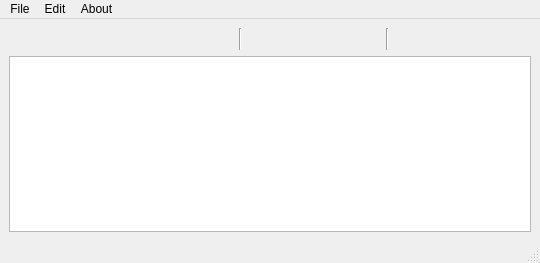
<?xml version="1.0" encoding="UTF-8"?>
<ui version="4.0">
 <class>MainWindow</class>
 <widget class="QMainWindow" name="MainWindow">
  <property name="geometry">
   <rect>
    <x>0</x>
    <y>0</y>
    <width>540</width>
    <height>263</height>
   </rect>
  </property>
  <property name="windowTitle">
   <string>MyNotepad</string>
  </property>
  <property name="windowIcon">
   <iconset resource="myResources.qrc">
    <normaloff>:/icons/icons/AppIcon.png</normaloff>:/icons/icons/AppIcon.png</iconset>
  </property>
  <property name="styleSheet">
   <string notr="true"/>
  </property>
  <widget class="QWidget" name="centralwidget">
   <layout class="QVBoxLayout" name="verticalLayout_2">
    <item>
     <layout class="QVBoxLayout" name="verticalLayout">
      <item>
       <layout class="QHBoxLayout" name="horizontalLayout">
        <item>
         <widget class="QPushButton" name="pushButtonNew">
          <property name="text">
           <string/>
          </property>
          <property name="icon">
           <iconset resource="myResources.qrc">
            <normaloff>:/icons/icons/new.png</normaloff>:/icons/icons/new.png</iconset>
          </property>
          <property name="iconSize">
           <size>
            <width>27</width>
            <height>27</height>
           </size>
          </property>
          <property name="shortcut">
           <string>Ctrl+N</string>
          </property>
          <property name="flat">
           <bool>true</bool>
          </property>
         </widget>
        </item>
        <item>
         <widget class="QPushButton" name="pushButtonOpen">
          <property name="text">
           <string/>
          </property>
          <property name="icon">
           <iconset resource="myResources.qrc">
            <normaloff>:/icons/icons/open-folder.png</normaloff>:/icons/icons/open-folder.png</iconset>
          </property>
          <property name="iconSize">
           <size>
            <width>27</width>
            <height>27</height>
           </size>
          </property>
          <property name="shortcut">
           <string>Ctrl+O</string>
          </property>
          <property name="flat">
           <bool>true</bool>
          </property>
         </widget>
        </item>
        <item>
         <widget class="QPushButton" name="pushButtonSave">
          <property name="text">
           <string/>
          </property>
          <property name="icon">
           <iconset resource="myResources.qrc">
            <normaloff>:/icons/icons/save-file.png</normaloff>:/icons/icons/save-file.png</iconset>
          </property>
          <property name="iconSize">
           <size>
            <width>27</width>
            <height>27</height>
           </size>
          </property>
          <property name="shortcut">
           <string>Ctrl+S</string>
          </property>
          <property name="flat">
           <bool>true</bool>
          </property>
         </widget>
        </item>
        <item>
         <widget class="QPushButton" name="pushButtonSaveAs">
          <property name="text">
           <string/>
          </property>
          <property name="icon">
           <iconset resource="myResources.qrc">
            <normaloff>:/icons/icons/save-file-as.png</normaloff>:/icons/icons/save-file-as.png</iconset>
          </property>
          <property name="iconSize">
           <size>
            <width>27</width>
            <height>27</height>
           </size>
          </property>
          <property name="shortcut">
           <string>Ctrl+Shift+N</string>
          </property>
          <property name="flat">
           <bool>true</bool>
          </property>
         </widget>
        </item>
        <item>
         <widget class="QPushButton" name="pushButtonPrint">
          <property name="text">
           <string/>
          </property>
          <property name="icon">
           <iconset resource="myResources.qrc">
            <normaloff>:/icons/icons/print.png</normaloff>:/icons/icons/print.png</iconset>
          </property>
          <property name="iconSize">
           <size>
            <width>27</width>
            <height>27</height>
           </size>
          </property>
          <property name="shortcut">
           <string>Ctrl+P</string>
          </property>
          <property name="flat">
           <bool>true</bool>
          </property>
         </widget>
        </item>
        <item>
         <widget class="Line" name="line">
          <property name="orientation">
           <enum>Qt::Vertical</enum>
          </property>
         </widget>
        </item>
        <item>
         <widget class="QPushButton" name="pushButtonCopy">
          <property name="text">
           <string/>
          </property>
          <property name="icon">
           <iconset resource="myResources.qrc">
            <normaloff>:/icons/icons/copy.png</normaloff>:/icons/icons/copy.png</iconset>
          </property>
          <property name="iconSize">
           <size>
            <width>27</width>
            <height>27</height>
           </size>
          </property>
          <property name="shortcut">
           <string>Ctrl+C</string>
          </property>
          <property name="flat">
           <bool>true</bool>
          </property>
         </widget>
        </item>
        <item>
         <widget class="QPushButton" name="pushButtonCut">
          <property name="text">
           <string/>
          </property>
          <property name="icon">
           <iconset resource="myResources.qrc">
            <normaloff>:/icons/icons/cut.png</normaloff>:/icons/icons/cut.png</iconset>
          </property>
          <property name="iconSize">
           <size>
            <width>27</width>
            <height>27</height>
           </size>
          </property>
          <property name="shortcut">
           <string>Ctrl+X</string>
          </property>
          <property name="flat">
           <bool>true</bool>
          </property>
         </widget>
        </item>
        <item>
         <widget class="QPushButton" name="pushButtonPast">
          <property name="text">
           <string/>
          </property>
          <property name="icon">
           <iconset resource="myResources.qrc">
            <normaloff>:/icons/icons/paste.png</normaloff>:/icons/icons/paste.png</iconset>
          </property>
          <property name="iconSize">
           <size>
            <width>27</width>
            <height>27</height>
           </size>
          </property>
          <property name="shortcut">
           <string>Ctrl+V</string>
          </property>
          <property name="flat">
           <bool>true</bool>
          </property>
         </widget>
        </item>
        <item>
         <widget class="Line" name="line_2">
          <property name="orientation">
           <enum>Qt::Vertical</enum>
          </property>
         </widget>
        </item>
        <item>
         <widget class="QPushButton" name="pushButtonPast_2">
          <property name="text">
           <string/>
          </property>
          <property name="icon">
           <iconset resource="myResources.qrc">
            <normaloff>:/icons/icons/about.png</normaloff>:/icons/icons/about.png</iconset>
          </property>
          <property name="iconSize">
           <size>
            <width>27</width>
            <height>27</height>
           </size>
          </property>
          <property name="shortcut">
           <string>Ctrl+I</string>
          </property>
          <property name="flat">
           <bool>true</bool>
          </property>
         </widget>
        </item>
        <item>
         <spacer name="horizontalSpacer">
          <property name="orientation">
           <enum>Qt::Horizontal</enum>
          </property>
          <property name="sizeHint" stdset="0">
           <size>
            <width>40</width>
            <height>20</height>
           </size>
          </property>
         </spacer>
        </item>
        <item>
         <widget class="QPushButton" name="Mode">
          <property name="text">
           <string/>
          </property>
          <property name="icon">
           <iconset resource="myResources.qrc">
            <normaloff>:/icons/icons/mode.png</normaloff>:/icons/icons/mode.png</iconset>
          </property>
          <property name="iconSize">
           <size>
            <width>27</width>
            <height>27</height>
           </size>
          </property>
          <property name="flat">
           <bool>true</bool>
          </property>
         </widget>
        </item>
       </layout>
      </item>
      <item>
       <widget class="QTextEdit" name="textEdit"/>
      </item>
     </layout>
    </item>
   </layout>
  </widget>
  <widget class="QMenuBar" name="menubar">
   <property name="geometry">
    <rect>
     <x>0</x>
     <y>0</y>
     <width>540</width>
     <height>17</height>
    </rect>
   </property>
   <widget class="QMenu" name="menuFile">
    <property name="title">
     <string>File</string>
    </property>
    <addaction name="actionNew"/>
    <addaction name="actionOpen"/>
    <addaction name="actionSave"/>
    <addaction name="actionSave_As"/>
    <addaction name="actionPrint"/>
    <addaction name="separator"/>
    <addaction name="actionExit"/>
   </widget>
   <widget class="QMenu" name="menuAbout">
    <property name="title">
     <string>About</string>
    </property>
    <addaction name="actionAbout"/>
   </widget>
   <widget class="QMenu" name="menuEdit">
    <property name="title">
     <string>Edit</string>
    </property>
    <addaction name="actionCopy"/>
    <addaction name="actionCute"/>
    <addaction name="actionPaste"/>
   </widget>
   <addaction name="menuFile"/>
   <addaction name="menuEdit"/>
   <addaction name="menuAbout"/>
  </widget>
  <widget class="QStatusBar" name="statusbar"/>
  <action name="actionOpen">
   <property name="icon">
    <iconset resource="myResources.qrc">
     <normaloff>:/icons/icons/open-folder.png</normaloff>:/icons/icons/open-folder.png</iconset>
   </property>
   <property name="text">
    <string>Open</string>
   </property>
  </action>
  <action name="actionSave">
   <property name="icon">
    <iconset resource="myResources.qrc">
     <normaloff>:/icons/icons/save-file.png</normaloff>:/icons/icons/save-file.png</iconset>
   </property>
   <property name="text">
    <string>Save</string>
   </property>
  </action>
  <action name="actionSave_As">
   <property name="icon">
    <iconset resource="myResources.qrc">
     <normaloff>:/icons/icons/save-file-as.png</normaloff>:/icons/icons/save-file-as.png</iconset>
   </property>
   <property name="text">
    <string>Save As..</string>
   </property>
  </action>
  <action name="actionPrint">
   <property name="icon">
    <iconset resource="myResources.qrc">
     <normaloff>:/icons/icons/print.png</normaloff>:/icons/icons/print.png</iconset>
   </property>
   <property name="text">
    <string>Print</string>
   </property>
  </action>
  <action name="actionCopy">
   <property name="icon">
    <iconset resource="myResources.qrc">
     <normaloff>:/icons/icons/copy.png</normaloff>:/icons/icons/copy.png</iconset>
   </property>
   <property name="text">
    <string>Copy</string>
   </property>
  </action>
  <action name="actionCute">
   <property name="icon">
    <iconset resource="myResources.qrc">
     <normaloff>:/icons/icons/cut.png</normaloff>:/icons/icons/cut.png</iconset>
   </property>
   <property name="text">
    <string>Cute</string>
   </property>
  </action>
  <action name="actionPaste">
   <property name="icon">
    <iconset resource="myResources.qrc">
     <normaloff>:/icons/icons/paste.png</normaloff>:/icons/icons/paste.png</iconset>
   </property>
   <property name="text">
    <string>Paste</string>
   </property>
  </action>
  <action name="actionNew">
   <property name="icon">
    <iconset resource="myResources.qrc">
     <normaloff>:/icons/icons/new.png</normaloff>:/icons/icons/new.png</iconset>
   </property>
   <property name="text">
    <string>New</string>
   </property>
  </action>
  <action name="actionAbout">
   <property name="icon">
    <iconset resource="myResources.qrc">
     <normaloff>:/icons/icons/about.png</normaloff>:/icons/icons/about.png</iconset>
   </property>
   <property name="text">
    <string>About</string>
   </property>
  </action>
  <action name="actionExit">
   <property name="icon">
    <iconset resource="myResources.qrc">
     <normaloff>:/icons/icons/exit.png</normaloff>:/icons/icons/exit.png</iconset>
   </property>
   <property name="text">
    <string>Exit</string>
   </property>
  </action>
 </widget>
 <resources>
  <include location="myResources.qrc"/>
 </resources>
 <connections>
  <connection>
   <sender>pushButtonCopy</sender>
   <signal>clicked()</signal>
   <receiver>textEdit</receiver>
   <slot>copy()</slot>
   <hints>
    <hint type="sourcelabel">
     <x>238</x>
     <y>36</y>
    </hint>
    <hint type="destinationlabel">
     <x>206</x>
     <y>63</y>
    </hint>
   </hints>
  </connection>
  <connection>
   <sender>pushButtonCut</sender>
   <signal>clicked()</signal>
   <receiver>textEdit</receiver>
   <slot>cut()</slot>
   <hints>
    <hint type="sourcelabel">
     <x>281</x>
     <y>42</y>
    </hint>
    <hint type="destinationlabel">
     <x>268</x>
     <y>63</y>
    </hint>
   </hints>
  </connection>
  <connection>
   <sender>pushButtonPast</sender>
   <signal>clicked()</signal>
   <receiver>textEdit</receiver>
   <slot>paste()</slot>
   <hints>
    <hint type="sourcelabel">
     <x>320</x>
     <y>40</y>
    </hint>
    <hint type="destinationlabel">
     <x>309</x>
     <y>62</y>
    </hint>
   </hints>
  </connection>
 </connections>
</ui>
